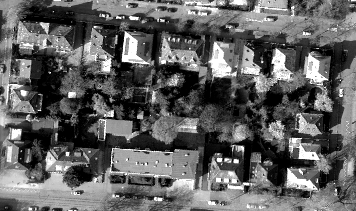
%> input picture r.bmp, 356 x 211 px
$ octave VI.m   (GNU Octave 9; MATLAB toolbox functions it lacks are replaced by stand-ins)
%> lines starting %> are read from the running program, lines starting %| are printed output that depends on the picture
clear;

%% Read in image data
r = imread('r.bmp');
%> r is the input picture: size 211x356 uint8; min 0, max 255, mean 96.8
g = imread('g.bmp');
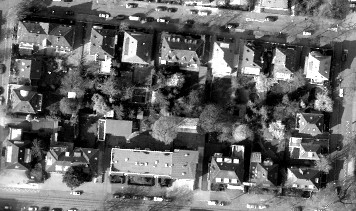
%> input picture g.bmp, 356 x 211 px
%> g is the input picture: size 211x356 uint8; min 0, max 255, mean 104.2
b = imread('b.bmp');
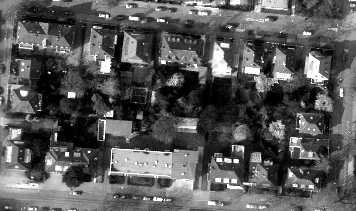
%> input picture b.bmp, 356 x 211 px
%> b is the input picture: size 211x356 uint8; min 0, max 255, mean 88.9
le = imread('le.bmp');
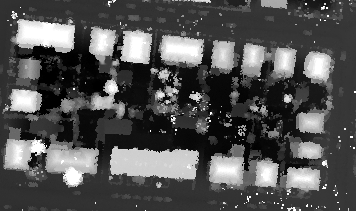
%> input picture le.bmp, 356 x 211 px
%> le is the input picture: size 211x356 uint8; min 0, max 255, mean 82.2
fe = imread('fe.bmp');
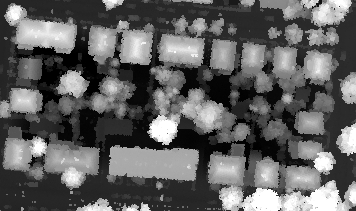
%> input picture fe.bmp, 356 x 211 px
%> fe is the input picture: size 211x356 uint8; min 0, max 255, mean 96.8
nir = imread('nir.bmp');
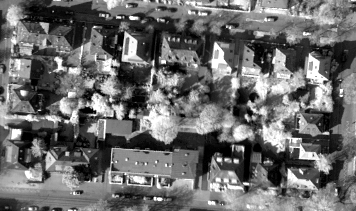
%> input picture nir.bmp, 356 x 211 px
%> nir is the input picture: size 211x356 uint8; min 0, max 255, mean 107.6
%> (the run ends here)
